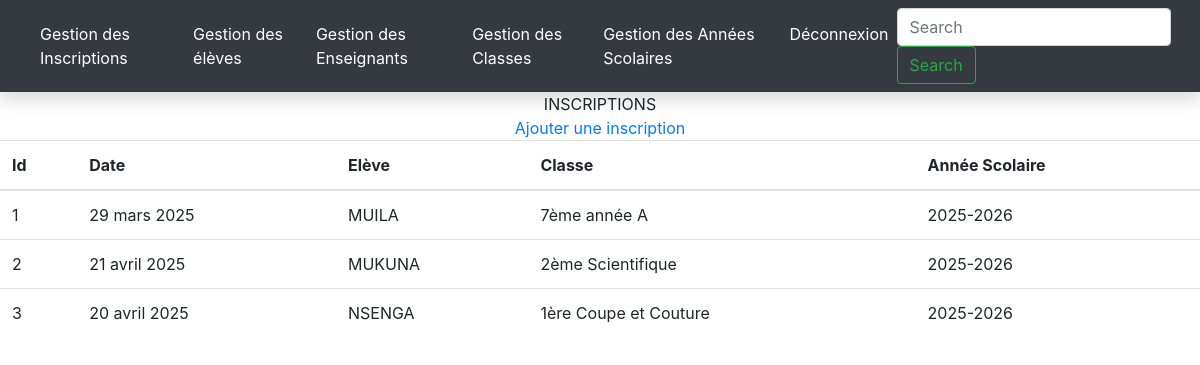
Screenshot of /inscription (signed in) with the database file from the repository.
### Gestion_Inscriptions/models.py (models this page shows)
class Inscription(models.Model):
    Date=models.DateField()
    Elève=models.ForeignKey(Elève, on_delete=models.CASCADE)
    Classe=models.ForeignKey(Classe,on_delete=models.CASCADE)
    Année=models.ForeignKey(Année_scolaire,on_delete=models.CASCADE)

### Gestion_Elèves/models.py (models this page shows)
class Elève(models.Model):
    Nom=models.CharField(max_length=255, null=False)
    Postnom=models.CharField(max_length=255,null=True)
    Prénom=models.CharField(max_length=255,null=True)
    Sexe=models.CharField(max_length=1, choices=[('M','Masculin'),('F','Féminin')])
    Date_de_naissance=models.DateField()
    def __str__(self):
        return self.Nom

### Gestion_Classes/models.py (models this page shows)
class Classe(models.Model):
    Libellé=models.CharField(max_length=255)
    Titulaire=models.ForeignKey(Enseignant,on_delete=models.CASCADE)
    def __str__(self):
        return self.Libellé

### Gestion_Années_Scolaires/models.py (models this page shows)
class Année_scolaire(models.Model):
    libellé=models.CharField(max_length=255)
    def __str__(self):
        return self.libellé

### Gestion_Inscriptions/views.py (the view)
# urls.py: path('inscription',inscription,name='inscription'),
@login_required
def inscription (request):
    context={}
    context['inscriptions']=Inscription.objects.all()
    return render (request, template_name='inscription.html',context=context)

### Gestion_Inscriptions/templates/inscription.html (shortened to what this page needs)
{% extends "base.html" %}
        {% block content %}
            {% block tableaux %}
            <table class="table" <h1><CEnter>INSCRIPTIONS</CEnter> </h1><a href="{% url 'AjouterInscription' %}"><center>Ajouter une inscription</center> </a>
                <thead>
                  <tr>
                    <th>Id</th>
                    <th>Date</th>
                    <th>Elève</th>
                    <th>Classe</th>
                    <th>Année Scolaire</th>
                  </tr>
                </thead>
                <tbody>
                    {% for inscription in inscriptions %}
                    <tr>
                    <td>{{inscription.id}}</td>
                    <td>{{inscription.Date }}</td>
                    <td> {{inscription.Elève}}</td>
                    <td> {{inscription.Classe}}</td>
                    <td>{{ inscription.Année }}</td>
                    </tr>
                 {% empty %}
                    <tr>
                         <td colspan="6">Aucune inscription trouvée </td>
                    </tr>
                {% endfor %}
                </tbody>
                {% endblock %}
              </table>
    </body>
        {% endblock %}

### Gestion_Années_Scolaires/templates/base.html (shortened to what this page needs)
<!doctype html>
<html lang="Fr">
  <head>
    <link rel="stylesheet" href="https://cdn.jsdelivr.net/npm/bootstrap@4.4.1/dist/css/bootstrap.min.css">
  </head>
  <body>
    {% block nav %}
    <nav class="navbar navbar-expand-lg navbar-light bg-light bg-dark shadow">
    <div class="collapse navbar-collapse" id="navbarSupportedContent">
      <ul class="navbar-nav mr-auto">
        <li class="nav-item">
          <a class="nav-link text-white" href="{% url 'inscription' %}">Gestion des Inscriptions</a>
        </li>
        <li class="nav-item">
          <a class="nav-link text-white " href="{% url 'eleve' %}" tabindex="-1" aria-disabled="true">Gestion des élèves</a>
        </li>
        <li class="nav-item">
            <a class="nav-link text-white" href="{% url 'enseignant' %}" tabindex="-1" aria-disabled="true">Gestion des Enseignants</a>
        </li>
        <li class="nav-item">
            <a class="nav-link text-white" href="{% url 'classe' %}" tabindex="-1" aria-disabled="true">Gestion des Classes</a>
        </li>
        <li class="nav-item active">
          <a class="nav-link text-white" href="{% url 'Années' %}">Gestion des Années Scolaires <span class="sr-only">(current)</span></a>
        </li>
        <li class="nav-item">
          <a class="nav-link text-white" href="{% url 'logout' %}">Déconnexion</a>
        </li>
      </ul>
      <form class="form-inline my-2 my-lg-0">
        <input class="form-control mr-sm-2" type="search" placeholder="Search" aria-label="Search">
        <button class="btn btn-outline-success my-2 my-sm-0" type="submit">Search</button>
      </form>
    </div>
  </nav>
  {% endblock %}
  {% block content %}{% endblock %}
  </body>
</html>

### rows the page displays
Inscription: id "1", Date "29 mars 2025", Elève "MUILA", Classe "7ème année A", Année "2025-2026"
Inscription: id "2", Date "21 avril 2025", Elève "MUKUNA", Classe "2ème Scientifique", Année "2025-2026"
Inscription: id "3", Date "20 avril 2025", Elève "NSENGA", Classe "1ère Coupe et Couture", Année "2025-2026"
